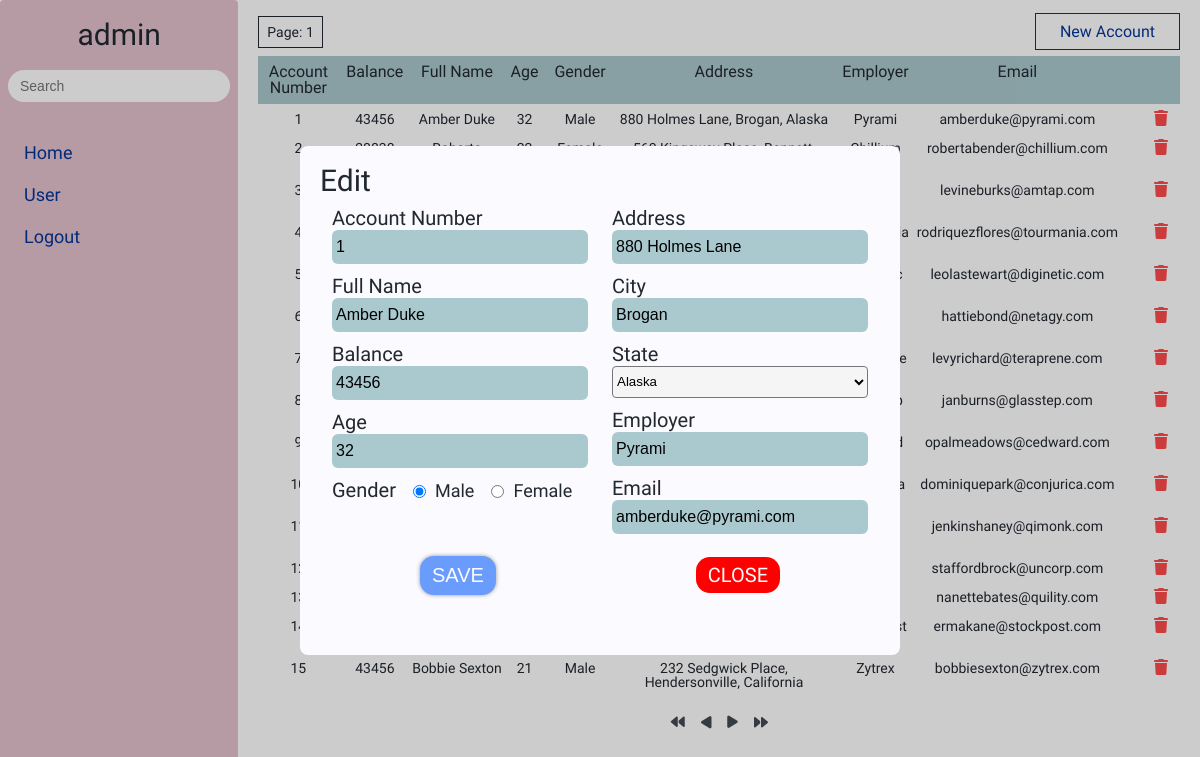
Screenshot of /index.php?page=1&account_number=1 (signed in) with the database file from the repository.
### tables this page shows
CREATE TABLE IF NOT EXISTS `user` (
  `userID` int(11) NOT NULL AUTO_INCREMENT,
  `username` varchar(50) NOT NULL,
  `phone` varchar(20) NOT NULL,
  `email` char(50) NOT NULL,
  `password` char(100) NOT NULL,
  `country` varchar(30) NOT NULL,
  PRIMARY KEY (`userID`),
  UNIQUE KEY `email` (`email`)
);

CREATE TABLE IF NOT EXISTS `accounts` (
  `account_number` int(11) NOT NULL AUTO_INCREMENT,
  `balance` int(11) NOT NULL,
  `first_name` varchar(30) NOT NULL,
  `last_name` varchar(30) NOT NULL,
  `age` int(4) NOT NULL,
  `gender` char(5) NOT NULL,
  `address` text NOT NULL,
  `employer` varchar(30) NOT NULL,
  `email` text NOT NULL,
  `city` varchar(100) NOT NULL,
  `state` char(10) NOT NULL,
  PRIMARY KEY (`account_number`),
  KEY `state` (`state`)
);

### handle/role.php (called while the page is built)
<?php
include_once './config/Data.php';
function getRole($email)
{
  $db = new Data();
  $connect = $db->connect();
  $sql = "SELECT *  FROM user,user_role WHERE user.userID = user_role.userID AND user.email = '$email' and user_role.roleID = 0";
  $statement = $connect->prepare($sql);
  $statement->execute();
  $statement->fetchAll(PDO::FETCH_ASSOC);
  $role = $statement->rowCount();
  return $role > 0 ? true : false;
}
function getPermissions($email)
{
  $permission = array();
  $db = new Data();
  $connect = $db->connect();
  $sql = "SELECT permission.permissionType FROM user INNER JOIN user_role on (user.userID = user_role.userID) INNER JOIN roles on (user_role.roleID = roles.roles) INNER JOIN role_permission on (roles.roles = role_permission.roleID) INNER JOIN permission on (role_permission.permissionID = permission.permissionID) WHERE user.email = '$email';";
  $statement = $connect->prepare($sql);
  $statement->execute();
  $result = $statement->fetchAll(PDO::FETCH_ASSOC);
  foreach ($result as $row) {
    $permission[] = $row['permissionType'];
  }
  return $permission;
}
?>

### handle/info.php (called while the page is built, shortened)
<?php
$account_number = $_GET['account_number'];
$sql = 'SELECT * FROM accounts WHERE account_number = ' . $account_number . ';';
$statement = $connect->prepare($sql);
$statement->execute();
$result = $statement->fetchAll(PDO::FETCH_ASSOC);
foreach ($result as $row) {
  $fullName = $row['first_name'] . ' ' . $row['last_name'];
  $age = $row['age'];
  $gender = $row['gender'] == 'M' ? 'Male' : 'Female';
  $address = $row['address'];
  $employer = $row['employer'];
  $email = $row['email'];
  $city = $row['city'];
  $state = $row['state'];
  $balance = $row['balance'];
}
?>

### index.php (the view, shortened to what this page needs)
<?php
include './config/Data.php';
$data = new Data();
include_once './handle/role.php';
include_once './handle/navigation.php';
$email = $_SESSION['account'];
$is_admin = getRole($email);
$permissions = getPermissions($email);
?>
<!DOCTYPE html>
<html lang="en">
<head>
  <link rel='stylesheet' href='https://cdn-uicons.flaticon.com/uicons-solid-rounded/css/uicons-solid-rounded.css'>
  <link rel="stylesheet" href="./assets/css/style.css">
</head>
<body>
  <div class="main">
    <?php include_once "./layout/navigation.php"; ?>
    <div class="grid">
      <div class="row">
        <div class="col-12-xl col-12-lg">
          <div class="content">
            <div class="content-header">
              <?php
              foreach ($permissions as $permission) {
                if ($permission == 'view') {
              ?>
              <div class="content-header-list">
                <p>Page: <?= isset($_GET['page']) ? $_GET['page'] : '1' ?>
                </p>
              </div>
              <?php
                  break;
                }
              }
              foreach ($permissions as $permission) {
                if ($permission == 'insert') {
              ?>
              <div class="content-header-insert">
                <a href="?addNew">new account</a>
              </div>
              <?php
                  break;
                }
              }
              ?>
            </div>
          </div>
          <div class="content-container">
            <?php
            foreach ($permissions as $permission) {
              if ($permission == 'view') {
            ?>
            <table class='content-container-table'>
              <thead>
                <th>account number</th>
                <th>balance</th>
                <th>full name</th>
                <th>age</th>
                <th>gender</th>
                <th>address</th>
                <th>employer</th>
                <th>email</th>
                <th></th>
                <th></th>
              </thead>
              <tbody class="content-container-table-body">
                <?php
                if (isset($_SESSION['account'])) {
                  if (empty(isset($_GET['data']))) {
                    $sql = "SELECT accounts.account_number,
                          balance,
                          CONCAT( first_name, ' ' ,last_name) AS fullName,
                          age,
                          gender,
                          CONCAT(address,', ',city,', ',state.name) AS address,
                          employer,
                          email
                          FROM `accounts`, `state`
                          WHERE accounts.state = state.state
                          ORDER BY `accounts`.`account_number`";
                    $result = $data->readData($sql);
                    echo ($result[0]);
                  } else {
                    include_once './handle/search.php';
                  }
                }
                ?>
              </tbody>
            </table>
            <?php
                break;
              }
            }
            ?>
          </div>
          <?php
          foreach ($permissions as $permission) {
            if ($permission == 'view') {
              $pages = ceil($_SESSION["pages"]);
              $currentPage = $_SESSION["currentPage"];
          ?>
          <div class="content-navigation">
            <a href="?page=1" class="content-navigation-button">
              <i class="fa-solid fa-backward"></i>
            </a>
            <a href="?page=<?php
              if (!isset($_GET['page']) || $_GET['page'] <= 1) {
                $_SESSION['currentPage'] = $currentPage = 1;
              } else {
                $_SESSION['currentPage'] = $currentPage = $_GET['page'] - 1;
              }
              echo $currentPage;
            ?>" class="content-navigation-button rotate">
              <i class="fa-solid fa-play"></i></a>
            <a href="?page=<?php
              if (!isset($_GET['page'])) {
                $_SESSION['currentPage'] = $currentPage = 2;
              } elseif ($_GET['page'] >= $pages) {
                $_SESSION['currentPage'] = $currentPage = $pages;
              } else {
                $_SESSION['currentPage'] = $currentPage = $_GET['page'] + 1;
              }
              echo $currentPage;
            ?>" class="content-navigation-button"><i class="fa-solid fa-play"></i></a>
            <a href="?page=<?php echo ($pages) ?>" class="content-navigation-button rotate"><i
                class="fa-solid fa-backward"></i></a>
          </div>
          <?php
              break;
            }
          }
          ?>
        </div>
      </div>
    </div>
  </div>
  <?php if (isset($_GET['account_number'])) {
    include_once './handle/info.php';
    echo "<div class='overlay active'>";
  ?>
  <div class="overlay-info">
    <div class="overlay-info-heading">
      <h2 class="h2-heading">Edit</h2>
    </div>
    <form action="<?php echo isset($addNew) ? './handle/new.php' : './handle/edit.php' ?>" method="post" id="form">
      <div class="overlay-info-content">
        <div class="overlay-info-content-left">
          <div class="form-group">
            <div class="overlay-info-content-wrap">
              <h4 class="h4-heading">account number</h4>
              <input type='text' name='info-account_number' value='<?= $account_number ?>' readonly
                class="input-text input-account-number">
            </div>
          </div>
          <div class="form-group">
            <div class="overlay-info-content-wrap">
              <h4 class="h4-heading">full name</h4>
              <input type='text' name='info-full_name' value='<?= $fullName ?>' class="input-text input-full_name">
            </div>
          </div>
          <div class="form-group">
            <div class="overlay-info-content-wrap">
              <h4 class="h4-heading"> balance </h4>
              <input type='number' min="0" name='info-balance' value='<?= $balance ?>' class="input-text input-balance">
            </div>
          </div>
          <div class="form-group">
            <div class="overlay-info-content-wrap">
              <h4 class="h4-heading">age </h4>
              <input type="number" name='info-age' class="input-text input-age" value="<?= $age ?>" min="18" max="100"
                step="1">
            </div>
          </div>
          <div class="overlay-info-content-wrap overlay-info-content-wrap-gender">
            <h4 class="h4-heading">gender </h4>
            <?php
    if ($gender == 'Male') {
      echo "
            <div class='overlay-info-content-wrap-radio'>
            <input type='radio' name='info-gender' id = 'info-gender-m' value='M' checked>
            <label for='info-gender-m'>Male</label>
          </div>
          <div class='overlay-info-content-wrap-radio'>
            <input type='radio' name='info-gender' id = 'info-gender-f' value='F'>
            <label for='info-gender-f'>Female</label>
          </div>
            ";
    }
            ?>
          </div>
        </div>
        <div class="overlay-info-content-right">
          <div class="form-group">
            <div class="overlay-info-content-wrap">
              <h4 class="h4-heading">address </h4>
              <input type="text" name='info-address' class="input-text input-address" value="<?= $address ?>">
            </div>
          </div>
          <div class="form-group">
            <div class="overlay-info-content-wrap">
              <h4 class="h4-heading">city </h4>
              <input type="text" name='info-city' class="input-text input-city" value="<?= $city ?>">
            </div>
          </div>
          <div class="overlay-info-content-wrap">
            <h4 class="h4-heading">state </h4>
            <select name="info-state" id="" class="select">
              <?php
    $sql = 'SELECT * FROM state';
    $statement = $connect->prepare($sql);
    $statement->execute();
    $result = $statement->fetchAll(PDO::FETCH_ASSOC);
    foreach ($result as $row) {
      if ($row['state'] == $state) {
        echo "<option selected value  = '" . $row['state'] . "'>" . $row['name'] . "</option>";
      } else {
        echo "<option value  = '" . $row['state'] . "'>" . $row['name'] . "</option>";
      }
    }
              ?>
            </select>
          </div>
          <div class="form-group">
            <div class="overlay-info-content-wrap">
              <h4 class="h4-heading">employer </h4>
              <input type="text" name='info-employer' class="input-text input-employer" value="<?= $employer ?>">
            </div>
          </div>
          <div class="form-group">
            <div class="overlay-info-content-wrap">
              <h4 class="h4-heading">email </h4>
              <input type="email" name='info-email' class="input-text input-email" value="<?= $email ?>">
            </div>
          </div>
        </div>
      </div>
      <div class="overlay-info-button-wrap">
        <input type="submit" value="Save" name="<?php echo isset($addNew) ? 'add-submit' : 'edit-submit' ?>"></input>
        <a href="?page=<?php echo ($_GET['page']) ?>" class="overlay-info-button-wrap-btn">close</a>
      </div>
    </form>
  </div>
  </div>
  <?php
  } ?>
</body>
</html>

### layout/navigation.php
<div class="navigation">
  <h2 class="h2-heading">
    <?php
    $sql = "select username from user where email = '" . $_SESSION['account'] . "'";
    $statement = $connect->prepare($sql);
    $statement->execute();
    $result = $statement->fetch();
    echo $result[0];
    ?>
  </h2>
  <div class="navigation-search">
    <?php
    preg_match('/index\.php/', $_SERVER['REQUEST_URI'], $match1);
    preg_match('/index\.php/', $_SERVER['PHP_SELF'], $match2);
    if ($match1 || $match2) {
    ?>
    <form action="<?php $_SERVER['PHP_SELF'] ?>" method='get' class="navigation-search-form">
      <input type="text" class="navigation-search-input" name="input-search" placeholder="Search"
        onkeyup="liveSearch(this.value)">
    </form>
    <?php
    }
    ?>
  </div>
  <ul class="navigation-list">
    <li class='navigation-list-item'>
      <a href='index.php' class='navigation-list-item-link'>Home</a>
    </li>
    <?php if ($is_admin) {
      echo " <li class='navigation-list-item'>
          <a href='user.php' class='navigation-list-item-link'>User</a></li>";
    } ?>
    <li class="navigation-list-item">
      <a href="./handle/logout.php" class="navigation-list-item-link" onclick="return logout(this)">logout</a>
    </li>
  </ul>
</div>

### config/Data.php (shortened to what this page needs)
<?php
class Database
{
  private $__host = 'localhost';
  private $__db_name = 'bank';
  private $__username = 'root';
  private $__password = '';
  function connect()
  {
    try {
      $this->__connection = new PDO('mysql:host=' . $this->__host . ';dbname=' . $this->__db_name, $this->__username, $this->__password);
      $this->__connection->setAttribute(PDO::ATTR_ERRMODE, PDO::ERRMODE_EXCEPTION);
      return $this->__connection;
    } catch (PDOException $e) {
      echo "Connection failed: " . $e->getMessage();
      $this->__connection = null;
    }
  }
}
class Data extends Database
{
  private $__start, $__rowPerPage, $__totalPages;
  public $permissions = array();
  function getPermissions()
  {
    $this->permissions = $_SESSION['permissions'];
  }
  function readData($data)
  {
    $str = '';
    $arr = array();
    $connect = $this->connect();
    $_SESSION['currentPage'] = $currentPage = 1;
    $start = 0;
    $rowPerPage = 15;
    $total = $this->__totalPages;
    if (isset($_GET['page'])) {
      $_SESSION['currentPage'] = $currentPage = $_GET['page'];
      $start = ($currentPage - 1) * $rowPerPage;
    }
    try {
      $statement = $connect->prepare($data);
      $statement->setFetchMode(PDO::FETCH_ASSOC);
      $statement->execute();
      $statement->fetchAll();
      $this->__totalPages = $statement->rowCount();
      $sql = $data . " ASC LIMIT $start, $rowPerPage ; ";
      $statement = $connect->prepare($sql);
      $statement->setFetchMode(PDO::FETCH_ASSOC);
      $statement->execute();
      $result = $statement->fetchAll();
      $account_number = 0;
      for ($i = 0; $i <= count($result) - 1; $i++) {
        $str .= "<tr>";
        foreach ($result[$i] as $key => $value) {
          if ($key == 'account_number') {
            $account_number = $value;
          }
          if ($key == 'gender') {
            $gender = $value == 'M' ? 'Male' : 'Female';
            $str .= " <td>" . $gender . "</td>";
          } else {
            $str .= " <td>" . $value . "</td>";
          }
        }
        foreach ($this->permissions as $permission) {
          if ($permission == 'update') {
            $str .= "<td><a href = '?page=$currentPage&account_number=$account_number' class = 'link-icon'>
            <i class='fi fi-sr-eye'></i></a></td>
            <td><a href = './handle/delete.php?page=$currentPage&account_number=$account_number' onclick = 'return showMessageDelete(this)' class = 'link-icon'>
            <i class='red-color fa-solid fa-trash'></i></a></td>";
            $str .= "</tr>";
            break;
          }
        }
      }
      $arr[] = $str;
      $arr[] = $this->__totalPages;
      return $arr;
    } catch (PDOException $e) {
      echo "Error: " . $e->getMessage();
    }
  }
  function Navigation($total)
  {
    $rowPerPage = 15;
    $_SESSION['pages'] = $pages = $total / $rowPerPage;
    $index = 1;
    if (isset($_GET['page'])) {
      $currentPage = $_GET['page'];
    }
  }
}
?>

### rows the page displays
user: username "admin"
accounts: account_number "1", balance "43456", age "32", gender "Male", employer "Pyrami", email "amberduke@pyrami.com", info-full_name "Amber Duke", info-balance "43456", info-age "32", info-address "880 Holmes Lane", info-city "Brogan", info-employer "Pyrami", info-email "amberduke@pyrami.com"
accounts: account_number "2", email "robertabender@chillium.com"
accounts: account_number "3", email "levineburks@amtap.com"
accounts: account_number "4", email "rodriquezflores@tourmania.com"
accounts: account_number "5", email "leolastewart@diginetic.com"
accounts: account_number "6", email "hattiebond@netagy.com"
accounts: account_number "7", email "levyrichard@teraprene.com"
accounts: account_number "8", email "janburns@glasstep.com"
accounts: account_number "9", email "opalmeadows@cedward.com"
accounts: account_number "10", email "dominiquepark@conjurica.com"
accounts: account_number "11", email "jenkinshaney@qimonk.com"
accounts: account_number "12", email "staffordbrock@uncorp.com"
accounts: account_number "13", email "nanettebates@quility.com"
accounts: account_number "14", email "ermakane@stockpost.com"
accounts: account_number "15", balance "43456", age "21", gender "Male", employer "Zytrex", email "bobbiesexton@zytrex.com"

### other values shown
$value "Amber Duke"
$value "880 Holmes Lane, Brogan, Alaska"
$value "Bobbie Sexton"
$value "232 Sedgwick Place, Hendersonville, California"
form field info-state "Alaska"
